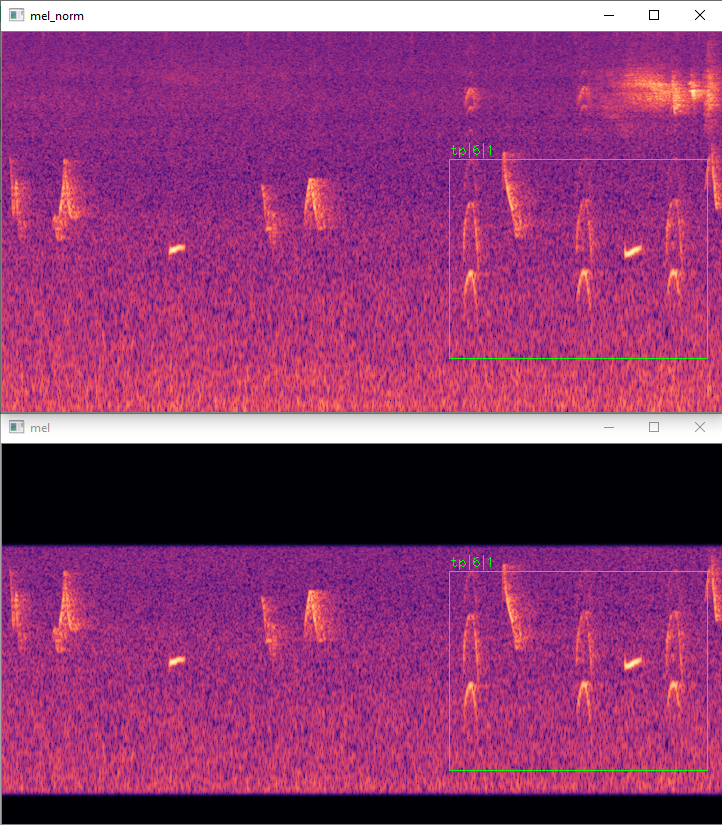
#> input picture img/Band filtering.png, 722 x 825 px
$ python -i random_resized_crop.py   (imports and definitions only)
#> lines starting #> are read from the running program, lines starting #| are printed output that depends on the picture
import math
import random

import cv2
import numpy as np
from PIL import Image


def resize(img, size, interpolation=Image.BILINEAR):
    r"""Resize the input PIL Image to the given size.
    Args:
        img (PIL Image): Image to be resized.
        size (sequence or int): Desired output size. If size is a sequence like
            (h, w), the output size will be matched to this. If size is an int,
            the smaller edge of the image will be matched to this number maintaing
            the aspect ratio. i.e, if height > width, then image will be rescaled to
            :math:`\left(\text{size} \times \frac{\text{height}}{\text{width}}, \text{size}\right)`
        interpolation (int, optional): Desired interpolation. Default is
            ``PIL.Image.BILINEAR``
    Returns:
        PIL Image: Resized image.
    """
    if isinstance(size, int):
        w, h = img.size
        if (w <= h and w == size) or (h <= w and h == size):
            return img
        if w < h:
            ow = size
            oh = int(size * h / w)
            return img.resize((ow, oh), interpolation)
        else:
            oh = size
            ow = int(size * w / h)
            return img.resize((ow, oh), interpolation)
    else:
        return img.resize(size[::-1], interpolation)


def crop(img, i, j, h, w):
    """Crop the given PIL Image.
    Args:
        img (PIL Image): Image to be cropped.
        i (int): i in (i,j) i.e coordinates of the upper left corner.
        j (int): j in (i,j) i.e coordinates of the upper left corner.
        h (int): Height of the cropped image.
        w (int): Width of the cropped image.
    Returns:
        PIL Image: Cropped image.
    """
    return img.crop((j, i, j + w, i + h))


def resized_crop(img, i, j, h, w, size, interpolation=Image.BILINEAR):
    """Crop the given PIL Image and resize it to desired size.
    Notably used in :class:`~torchvision.transforms.RandomResizedCrop`.
    Args:
        img (PIL Image): Image to be cropped.
        i (int): i in (i,j) i.e coordinates of the upper left corner
        j (int): j in (i,j) i.e coordinates of the upper left corner
        h (int): Height of the cropped image.
        w (int): Width of the cropped image.
        size (sequence or int): Desired output size. Same semantics as ``resize``.
        interpolation (int, optional): Desired interpolation. Default is
            ``PIL.Image.BILINEAR``.
    Returns:
        PIL Image: Cropped image.
    """
    img = crop(img, i, j, h, w)
    img = resize(img, size, interpolation)
    return img


class RandomResizedCrop(object):
    """Crop the given PIL Image to random size and aspect ratio.
    A crop of random size (default: of 0.08 to 1.0) of the original size and a random
    aspect ratio (default: of 3/4 to 4/3) of the original aspect ratio is made. This crop
    is finally resized to given size.
    This is popularly used to train the Inception networks.
    Args:
        size: expected output size of each edge
        scale: range of size of the origin size cropped
        ratio: range of aspect ratio of the origin aspect ratio cropped
        interpolation: Default: PIL.Image.BILINEAR
    """

    def __init__(self, size=None, scale=(0.08, 1.0), ratio=(3. / 4., 4. / 3.), interpolation=Image.BILINEAR):
        if isinstance(size, tuple) or size is None:
            self.size = size
        else:
            self.size = (size, size)
        if (scale[0] > scale[1]) or (ratio[0] > ratio[1]):
            warnings.warn("range should be of kind (min, max)")

        self.interpolation = interpolation
        self.scale = scale
        self.ratio = ratio

    @staticmethod
    def get_params(img, scale, ratio):
        """Get parameters for ``crop`` for a random sized crop.
        Args:
            img (PIL Image): Image to be cropped.
            scale (tuple): range of size of the origin size cropped
            ratio (tuple): range of aspect ratio of the origin aspect ratio cropped
        Returns:
            tuple: params (i, j, h, w) to be passed to ``crop`` for a random
                sized crop.
        """
        area = img.size[0] * img.size[1]

        for attempt in range(10):
            target_area = random.uniform(*scale) * area
            log_ratio = (math.log(ratio[0]), math.log(ratio[1]))
            aspect_ratio = math.exp(random.uniform(*log_ratio))

            w = int(round(math.sqrt(target_area * aspect_ratio)))
            h = int(round(math.sqrt(target_area / aspect_ratio)))

            if w <= img.size[0] and h <= img.size[1]:
                i = random.randint(0, img.size[1] - h)
                j = random.randint(0, img.size[0] - w)
                return i, j, h, w

        # Fallback to central crop
        in_ratio = img.size[0] / img.size[1]
        if (in_ratio < min(ratio)):
            w = img.size[0]
            h = w / min(ratio)
        elif (in_ratio > max(ratio)):
            h = img.size[1]
            w = h * max(ratio)
        else:  # whole image
            w = img.size[0]
            h = img.size[1]
        i = (img.size[1] - h) // 2
        j = (img.size[0] - w) // 2
        return i, j, h, w

    def __call__(self, np_image):
        """
        Args:
            img (PIL Image): Image to be cropped and resized.
        Returns:
            PIL Image: Randomly cropped and resized image.
        """

        if self.size is None:
            size = np_image.shape
        else:
            size = self.size

        image = Image.fromarray(np_image)
        i, j, h, w = self.get_params(image, self.scale, self.ratio)
        image = resized_crop(image, i, j, h, w, size, self.interpolation)
        np_image = np.array(image)
        return np_image

    def __repr__(self):
        interpolate_str = _pil_interpolation_to_str[self.interpolation]
        format_string = self.__class__.__name__ + '(size={0}'.format(self.size)
        format_string += ', scale={0}'.format(tuple(round(s, 4) for s in self.scale))
        format_string += ', ratio={0}'.format(tuple(round(r, 4) for r in self.ratio))
        format_string += ', interpolation={0})'.format(interpolate_str)
        return format_string


class RandomResizedCrop2(object):
    def __init__(self, reduce_size=None, interpolation=cv2.INTER_AREA):
        if isinstance(reduce_size, tuple) or reduce_size is None:
            self.reduce_size = reduce_size
        else:
            self.reduce_size = (reduce_size, reduce_size)

        self.interpolation = interpolation

    @staticmethod
    def get_params(size, reduce_size):
        reduce_x = random.randint(0, reduce_size[0])
        reduce_y = random.randint(0, reduce_size[1])

        x1 = random.randint(0, reduce_x)
        y1 = random.randint(0, reduce_y)
        x2 = x1 + size[0] - reduce_x
        y2 = y1 + size[1] - reduce_y

        return x1, y1, x2, y2

    def __call__(self, image: np.ndarray):
        size = image.shape[-2:][::-1]
        x1, y1, x2, y2 = self.get_params(size, self.reduce_size)
        image = image[y1:y2, x1:x2]
        image = cv2.resize(image, size, interpolation=self.interpolation)
        return image

>>> import cv2
>>> picture = cv2.imread('../img/Band filtering.png', cv2.IMREAD_GRAYSCALE)
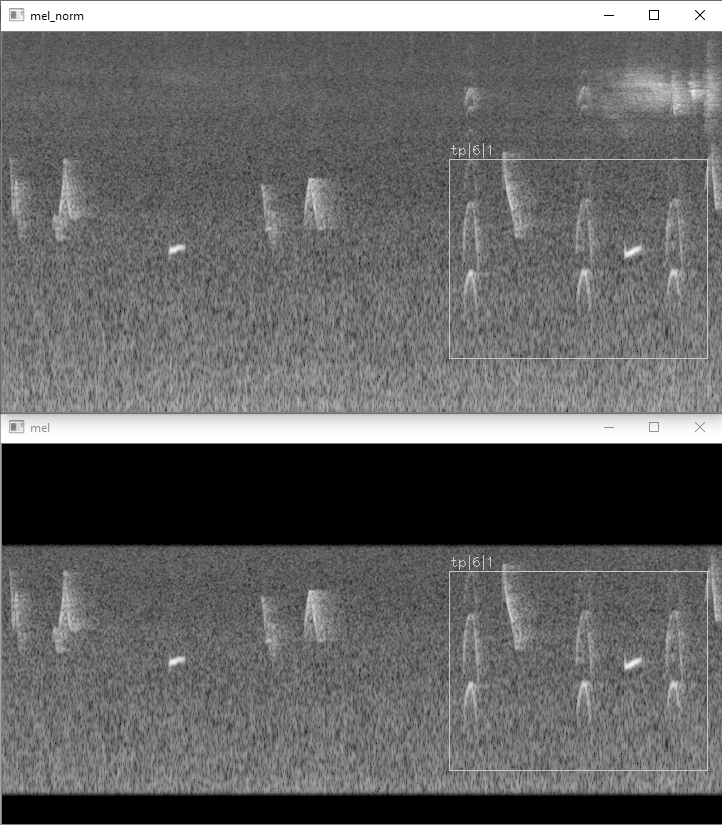
#> picture: shape (825, 722); min 0, max 255, mean 101.5
>>> result = RandomResizedCrop()(picture)
#> in __call__, `i, j, h, w = self.get_params(image, self.scale, self.ratio)`: i = 248; j = 103; h = 565; w = 492
#> in crop, `return img.crop((j, i, j + w, i + h))`:
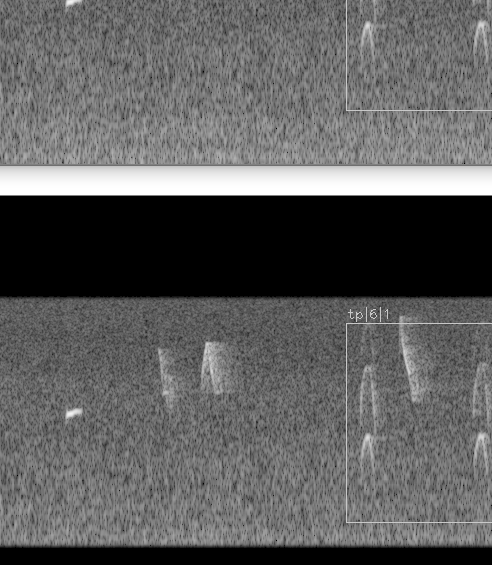
#> returned value: PIL image 492x565 L; min 0, max 255, mean 95

$ run again, on img/Band mixup.png
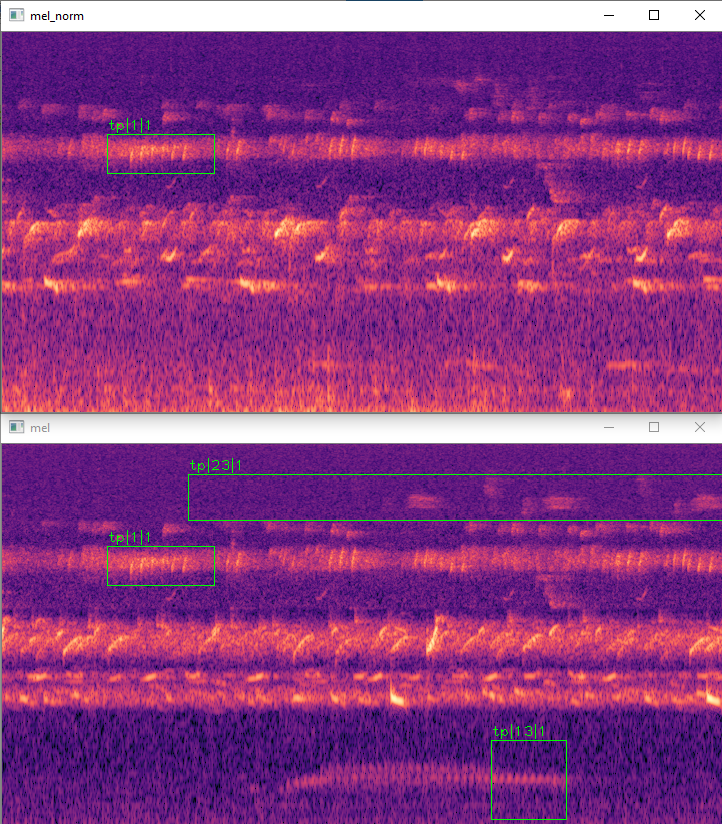
#> input picture img/Band mixup.png, 722 x 824 px
#> `picture = cv2.imread('../img/Band filtering.png', cv2.IMREAD_GRAYSCALE)`:
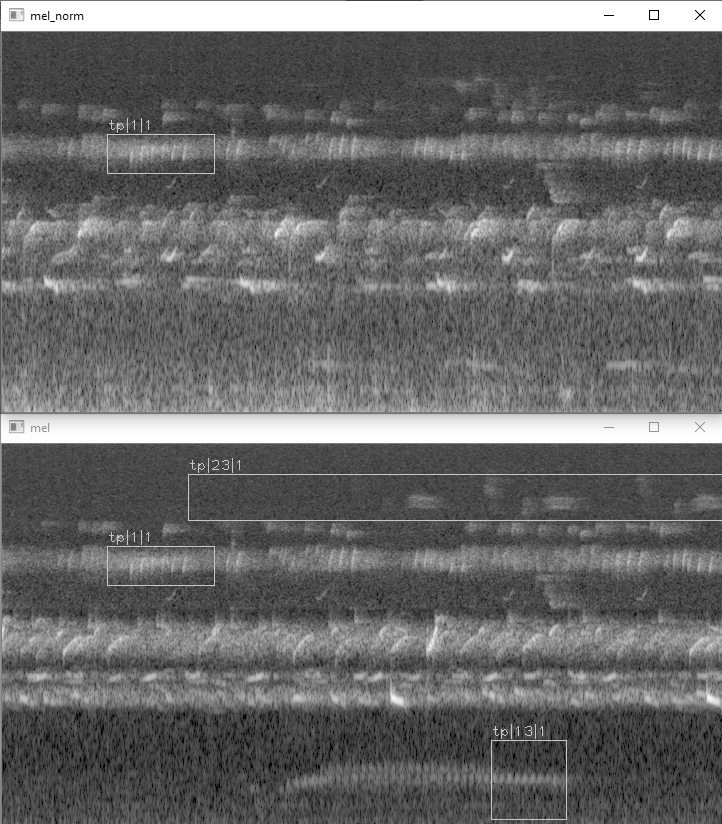
#> picture: shape (824, 722); min 0, max 255, mean 103.5
#> in __call__, `i, j, h, w = self.get_params(image, self.scale, self.ratio)`: i = 248; j = 103; h = 565; w = 492
#> in crop, `return img.crop((j, i, j + w, i + h))`:
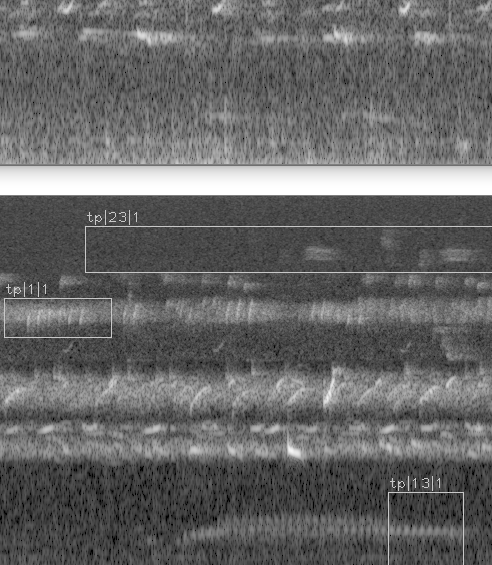
#> returned value: PIL image 492x565 L; min 0, max 255, mean 102.7
